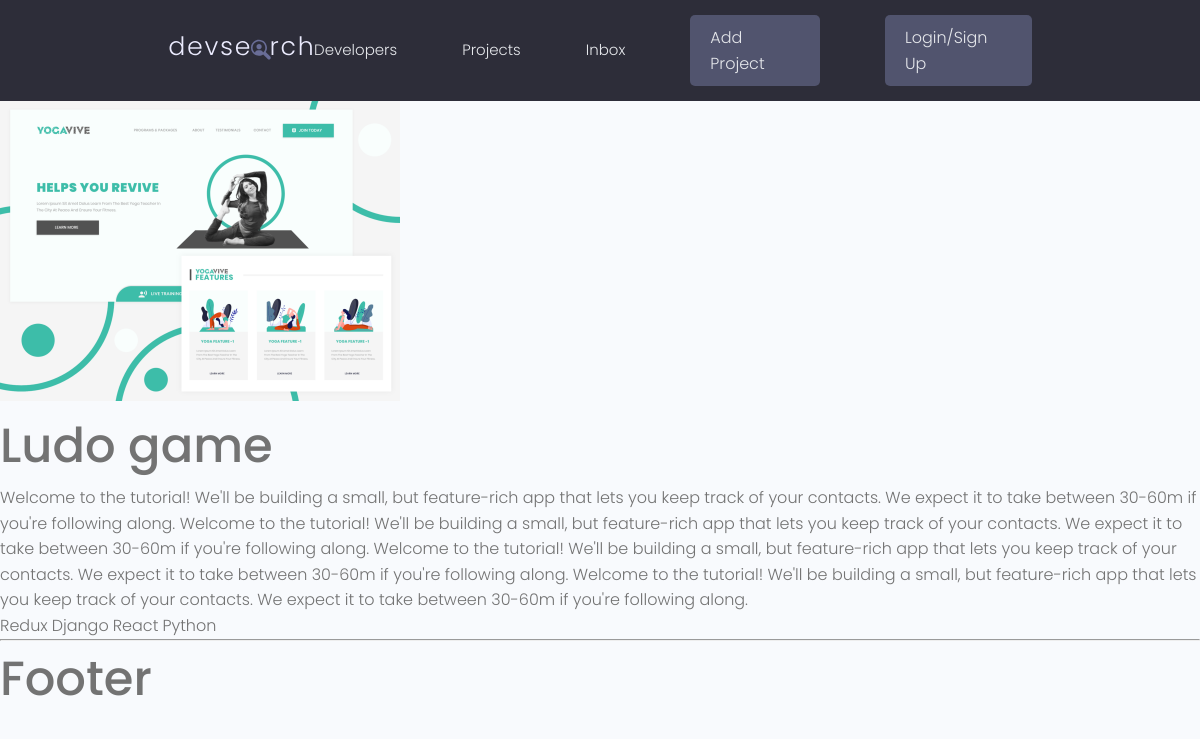
Screenshot of /project/541ceb30-5550-4a1b-8e9f-8b3efa8d6b21/ with the database file from the repository.
### projects/models.py (models this page shows, shortened)
class Project(models.Model):
    title=models.CharField(max_length=200)
    description=models.TextField(null=True,blank=True)
    featured_image=models.ImageField(null=True,blank=True,default="pattern.jpg")
    demo_link=models.CharField(max_length=2000,null=True,blank=True)
    source_link=models.CharField(max_length=2000,null=True,blank=True)
    tags=models.ManyToManyField('Tag',blank=True)
    vote_total=models.IntegerField(default=0,null=True,blank=True)
    vote_ratio=models.IntegerField(default=0,null=True,blank=True)
    created=models.DateTimeField(auto_now_add=True)
    id=models.UUIDField(default=uuid.uuid4,unique=True,editable=False,primary_key=True)

class Tag(models.Model):
    name=models.CharField(max_length=200)
    created=models.DateTimeField(auto_now_add=True)
    id=models.UUIDField(default=uuid.uuid4,unique=True,editable=False,primary_key=True)
    def __str__(self):
        return self.name

### projects/views.py (the view)
# urls.py: path('project/<str:kp>/',views.project,name="project"),
def project(request,kp):
    project=Project.objects.get(id=kp)
    return render(request,'projects/single-project.html',{'project':project})

### projects/templates/projects/single-project.html
{% extends 'main.html'%}
{% block content%}
<img style =" width: 400px;"src="{{project.featured_image.url}}"/>
<h1>{{project.title}}</h1>
<p>{{project.description}}</p>
{%for i in project.tags.all%}
<span style="background: 1px solid greenyellow;">{{i}}</span>
{%endfor%}
{% endblock content%}

### static/styles/app.css (style rules this page uses)
:root { --color-sub: #2d2d39; }
img { width: 100%; }

### static/uikit/styles/modules/_variables.css (style rules this page uses)
:root { --color-main: #5aa5b9; --color-main-light: #e6faff; --color-sub: #3f4156; --color-sub-light: #51546e; --color-sub-lighter: #ededfd; --color-text: #737373; --color-gray: #8b8b8b; --color-light: #e5e7eb; --color-light-gray: #767676; --color-bg: #f8fafd; --color-white: #fffefd; --color-white-light: #f3f3f3; --color-success: #359e64; --color-success-bg: #def8e8; --color-error: #fc4b0b; --color-error-bg: #fff2ee; --font-base: 'Poppins', arial, helvetica, 'Segoe UI', roboto, ubuntu, sans-serif; --font-monospace: 'Fira Code', 'Courier New', courier, monospace; --font-regular: 300; --font-medium: 500; --font-bold: 700; --generic-shadow: 1px 1px 5px #00000010; --generic-transition: all 0.3s ease-in-out; }

### static/uikit/styles/modules/_base.css (style rules this page uses)
* { margin: 0; padding: 0; box-sizing: border-box; text-rendering: optimizeLegibility; color: inherit; font-size: inherit; }
html { font-size: 50%; }
@media only screen and (min-width: 480px) { html { font-size: 56.25%; } }
@media only screen and (min-width: 1200px) { html { font-size: 62.5%; } }
body { line-height: 1.6; font-weight: 400; font-size: 1.5rem; color: var(--color-text); background-color: var(--color-bg); min-height: 100vh; }

### static/uikit/styles/modules/_typography.css (style rules this page uses)
* { font-family: var(--font-base); }
h1 { font-size: 4.8rem; font-weight: var(--font-medium); }
p, span, strong { font-size: 1.6rem; color: var(--color-text); font-weight: var(--font-regular); }

### rows the page displays
Project: featured_image (picture), title "Ludo game", description "Welcome to the tutorial! We'll be building a small, but feature-rich app that lets you keep track of your contacts. We expect it to take between 30-60m if you're following along. Welcome to the tutorial! We'll be building a small, but feature-rich app that lets you keep track of your contacts. We expect it to take between 30-60m if you're following along. Welcome to the tutorial! We'll be building a small, but feature-rich app that lets you keep track of your contacts. We expect it to take between 30-60m if you're following along. Welcome to the tutorial! We'll be building a small, but feature-rich app that lets you keep track of your contacts. We expect it to take between 30-60m if you're…"
Tag: name "Redux"
Tag: name "Django"
Tag: name "React"
Tag: name "Python"
